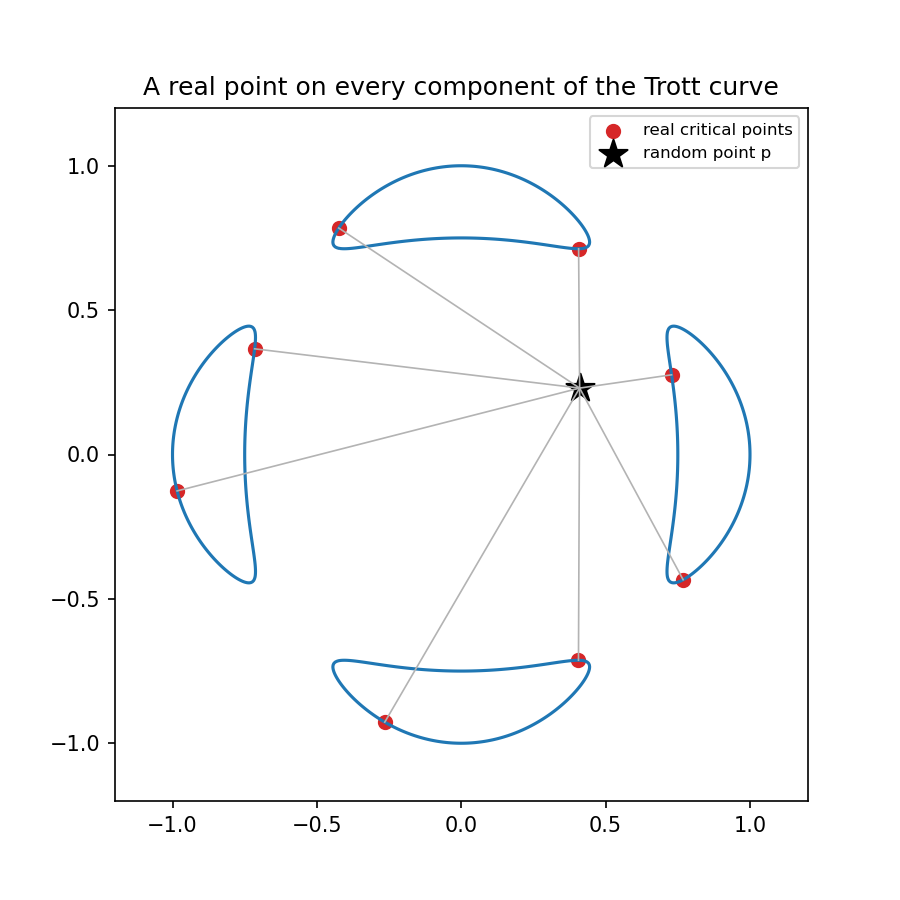

The script that saved this image:
"""A real point on every component of the Trott curve.

Assembles the code fragments from the ``real_points`` tutorial into one
runnable program.  We build the critical-point (squared-distance) system for
the Trott quartic, solve it, keep the real solutions -- one real point on every
component -- and plot the curve, the random point p, and the distances.

Run:  python real_points.py
"""

import matplotlib
matplotlib.use('Agg')            # headless backend, must precede pyplot import
import matplotlib.pyplot as plt

import numpy as np
from fractions import Fraction
import bertini


def build_system():
    """Build the square critical-point system for the Trott curve."""
    x, y = bertini.Variable('x'), bertini.Variable('y')
    f = 144*(x**4 + y**4) - 225*(x**2 + y**2) + 350*x**2*y**2 + 81

    # bertini differentiates the curve symbolically -- no hand-coded gradients
    fx, fy = f.differentiate(x), f.differentiate(y)

    # a hardcoded "random" real point p, with exact rational coordinates
    PX, PY = Fraction(41, 100), Fraction(23, 100)
    parallel = (x - bertini.coefficient(PX))*fy - (y - bertini.coefficient(PY))*fx

    crit_system = bertini.System()
    crit_system.add_variable_group(bertini.VariableGroup([x, y]))
    crit_system.add_function(f)
    crit_system.add_function(parallel)

    return crit_system, PX, PY


def solve_system(crit_system):
    """Solve and keep the real critical points -- the solver decides 'real'."""
    solver = bertini.ZeroDimSolver(crit_system, mptype='adaptive')
    solver.solve()

    crit = [(complex(s[0]).real, complex(s[1]).real)
            for s in solver.real_solutions()]      # the solver decides what "real" means

    assert len(crit) == 8                  # two per oval (nearest + farthest), all four ovals hit

    return crit


def plot(crit, PX, PY):
    """Plot the curve, the point p, the critical points, and the distances."""
    px, py = float(PX), float(PY)
    gx, gy = np.meshgrid(np.linspace(-1.2, 1.2, 500), np.linspace(-1.2, 1.2, 500))
    F = 144*(gx**4 + gy**4) - 225*(gx**2 + gy**2) + 350*gx**2*gy**2 + 81

    fig, ax = plt.subplots(figsize=(6, 6))
    ax.contour(gx, gy, F, levels=[0], colors='C0')          # the Trott curve
    for (cx, cy) in crit:
        ax.plot([px, cx], [py, cy], color='0.7', lw=0.8)    # distance to each critical point
    ax.scatter([c[0] for c in crit], [c[1] for c in crit], c='C3', s=40, label='real critical points')
    ax.scatter([px], [py], c='k', marker='*', s=200, label='random point p')
    ax.set_aspect('equal'); ax.legend(loc='upper right', fontsize=8)
    ax.set_title('A real point on every component of the Trott curve')

    fig.savefig('real_points.png', dpi=150)


def main():
    crit_system, PX, PY = build_system()
    crit = solve_system(crit_system)
    plot(crit, PX, PY)


if __name__ == '__main__':
    main()
